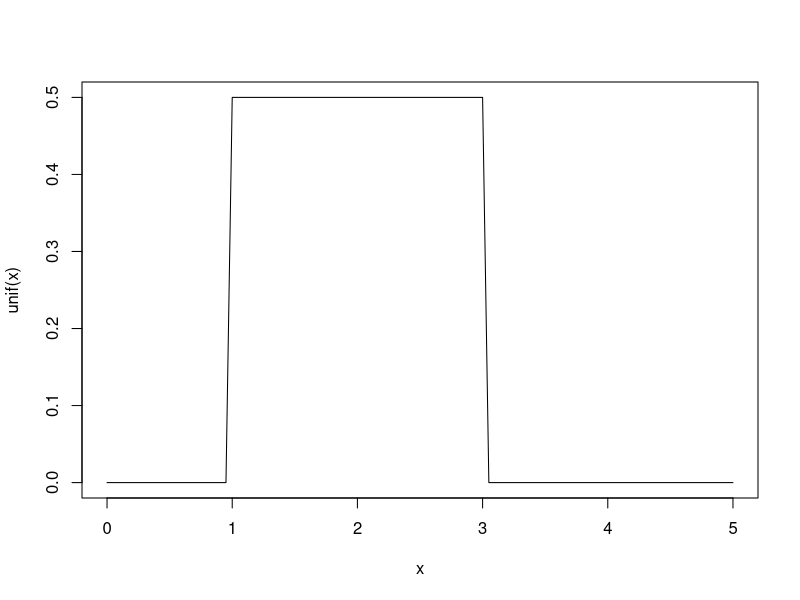
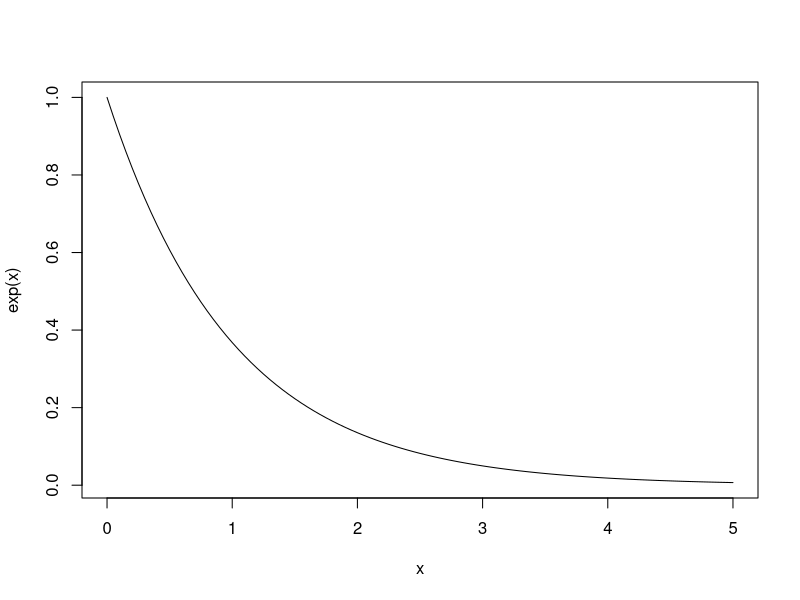
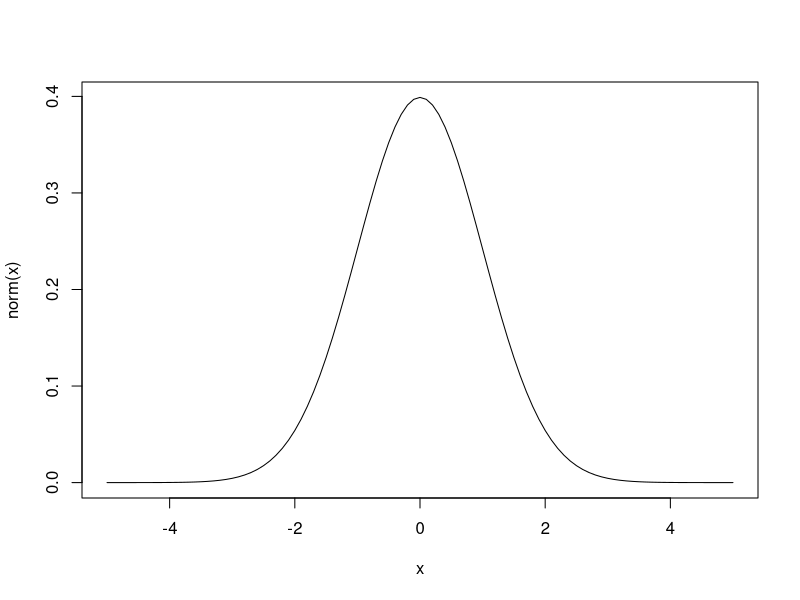
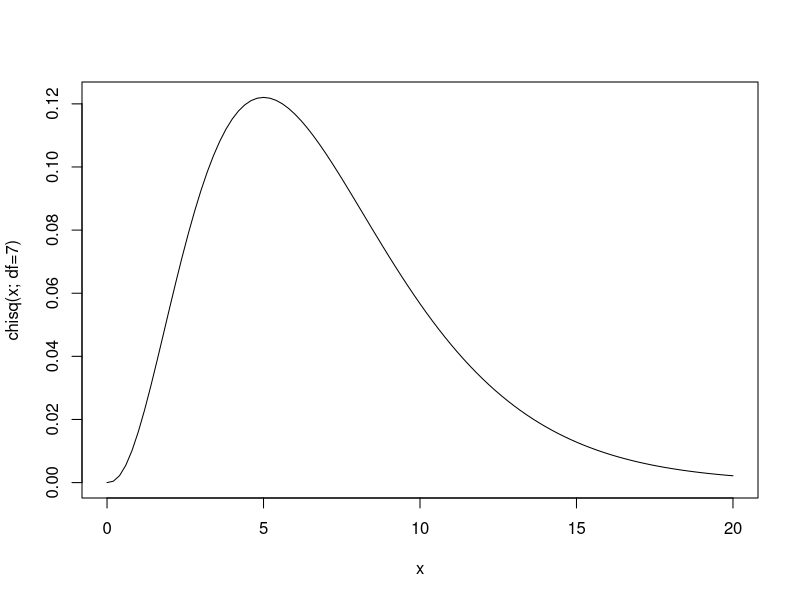
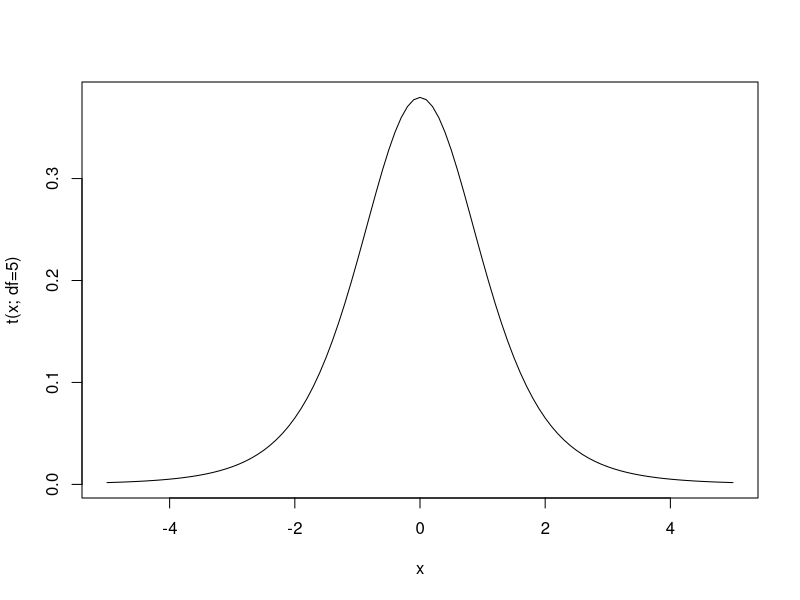
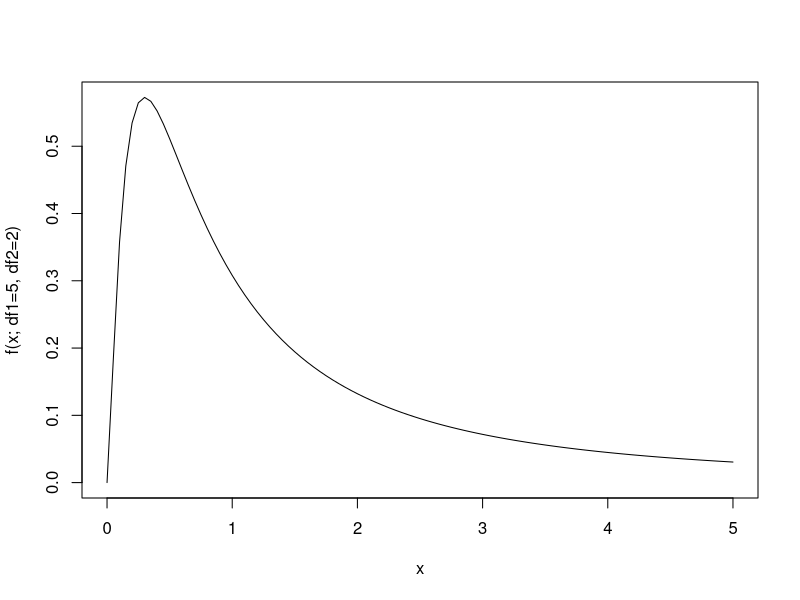
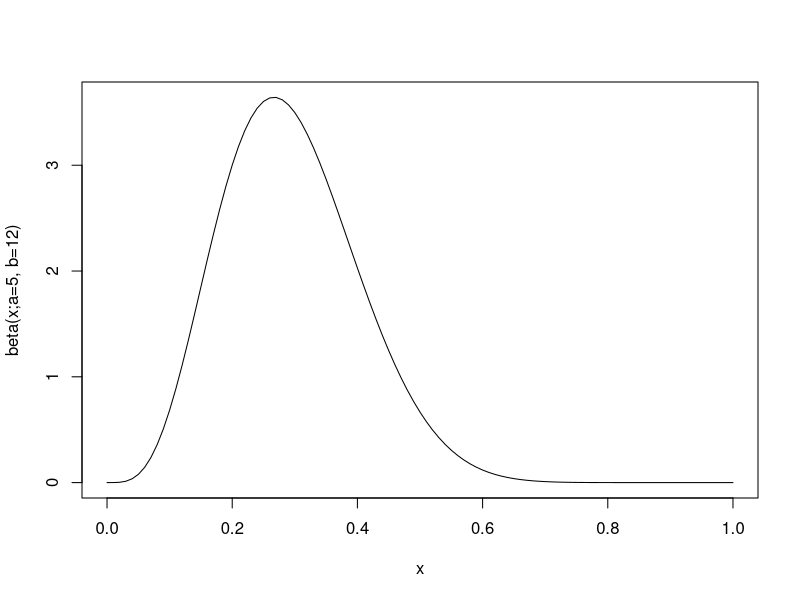
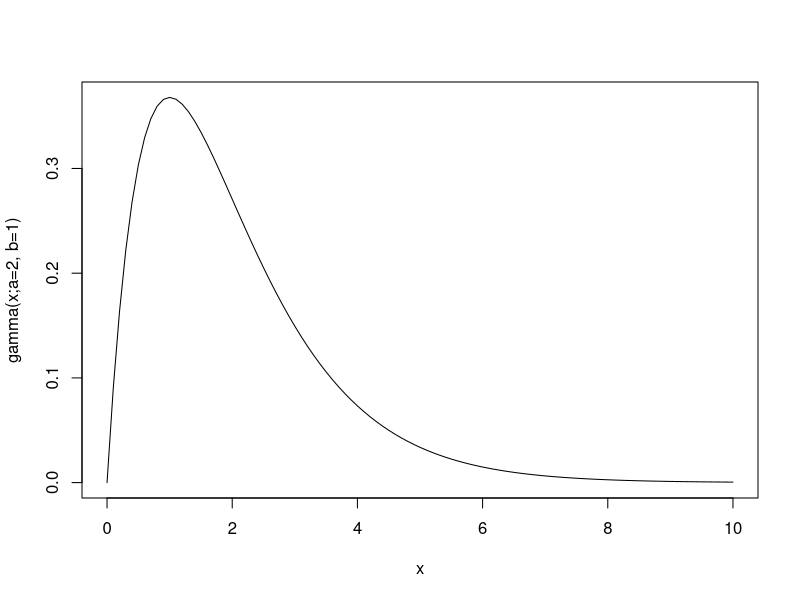

Reproduce these figures in R, in order.
###########################################################
#
# Copyright (C) 2012 by Chi Yau
# All rights reserved
#
# http://www.r-tutor.com
#


################################
# c09-s01
dbinom(4, size=12, prob=0.2)

dbinom(0, size=12, prob=0.2) +
dbinom(1, size=12, prob=0.2) +
dbinom(2, size=12, prob=0.2) +
dbinom(3, size=12, prob=0.2) +
dbinom(4, size=12, prob=0.2)

pbinom(4, size=12, prob=0.2)


################################
# c09-s02
ppois(16, lambda=12)

ppois(16, lambda=12, lower=FALSE)


################################
# c09-s03
runif(10, min=1, max=3)


################################
# c09-s04
pexp(2, rate=1/3)


################################
# c09-s05
pnorm(84, mean=72, sd=15.2, lower.tail=FALSE)


################################
# c09-s06
qchisq(.95, df=7)


################################
# c09-s07
qt(c(.025, .975), df=5)


################################
# c09-s08
qf(.95, df1=5, df2=2)


################################
# c09-s09
a = 5
b = 12
c = a+b

mu = a/c; mu
s2 = a*b/(c*c*(c+1)); s2


################################
# c09-s10
a = 2
b = 1

mu = a/b; mu
s2 = a/(b*b); s2



################################
# figures

# probability-dist-unif
png(file="probability-distributions3x.png", width=450, height=450)
curve(dunif(x, 1, 3), 0, 5, xlab='x', ylab='unif(x)')
dev.off()


# probability-dist-exp
png(file="probability-distributions5x.png", width=450, height=450)
curve(dexp(x), 0, 5, xlab='x', ylab='exp(x)')
dev.off()


# probability-dist-norm
png(file="probability-distributions8x.png", width=450, height=450)
curve(dnorm(x), -5, 5, xlab='x', ylab='norm(x)')
dev.off()


# probability-dist-chisq
png(file="probability-distributions12x.png", width=450, height=450)
curve(dchisq(x,df=7), 0, 20, xlab='x', ylab='chisq(x; df=7)')
dev.off()


# probability-dist-t
png(file="probability-distributions14x.png", width=450, height=450)
curve(dt(x, df=5), -5, 5, xlab='x', ylab='t(x; df=5)')
dev.off()


# probability-dist-f
png(file="probability-distributions16x.png", width=450, height=450)
curve(df(x,df1=5,df2=2), 0, 5, xlab='x', ylab='f(x; df1=5, df2=2)')
dev.off()


# probability-dist-beta
png(file="probability-distributions21x.png", width=450, height=450)
curve(dbeta(x,5,12), 0, 1, xlab='x', ylab='beta(x;a=5, b=12)')
dev.off()


# probability-dist-gamma
png(file="probability-distributions26x.png", width=450, height=450)
curve(dgamma(x,2,1), 0, 10, xlab='x', ylab='gamma(x;a=2, b=1)')
dev.off()



